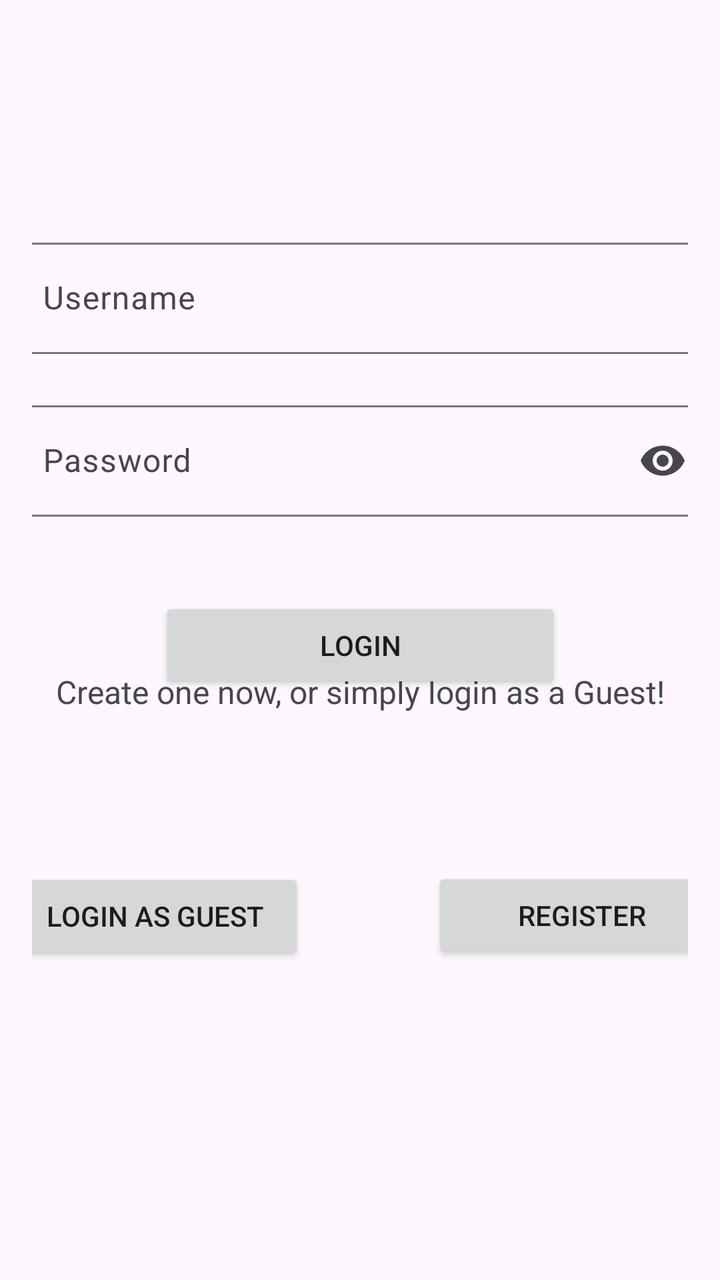
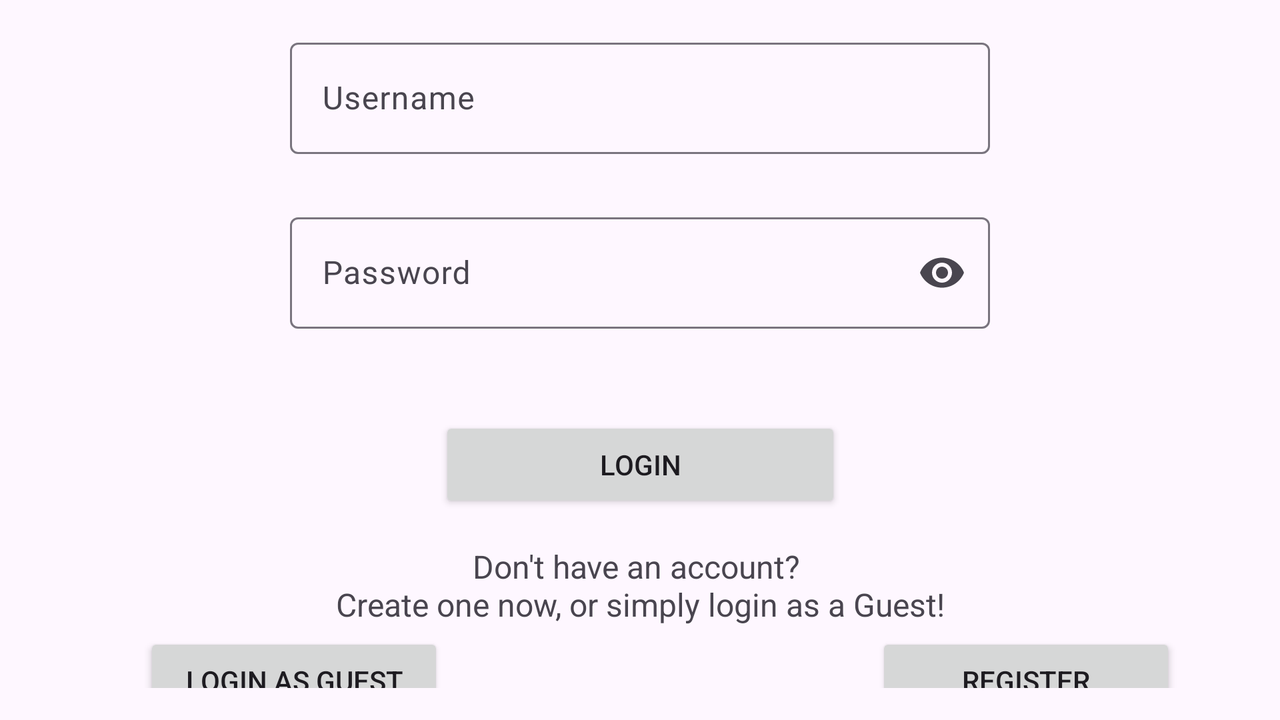

One screen, two layout resources from the same app: the default and the author's alternative for another configuration. Each is rendered where Android would select it; the XML of both is given below.
<!-- AndroidManifest.xml: application theme Theme.PharmacIST -->
<!-- res/layout/activity_login.xml -->
<?xml version="1.0" encoding="utf-8"?>
<androidx.constraintlayout.widget.ConstraintLayout xmlns:android="http://schemas.android.com/apk/res/android"
    xmlns:app="http://schemas.android.com/apk/res-auto"
    xmlns:tools="http://schemas.android.com/tools"
    android:id="@+id/container"
    android:layout_width="match_parent"
    android:layout_height="match_parent"
    android:paddingLeft="16dp"
    android:paddingTop="16dp"
    android:paddingRight="16dp"
    android:paddingBottom="16dp"
    tools:context=".activities.LoginActivity">

    <Button
        android:id="@+id/signUp"
        android:layout_width="201dp"
        android:layout_height="wrap_content"
        android:layout_gravity="start"
        android:layout_marginStart="98dp"
        android:layout_marginTop="332dp"
        android:layout_marginEnd="98dp"
        android:layout_marginBottom="137dp"
        android:enabled="true"
        android:onClick="loginButtonClick"
        android:text="@string/btn_login"
        app:layout_constraintBottom_toTopOf="@+id/login_as_guest"
        app:layout_constraintEnd_toEndOf="parent"
        app:layout_constraintStart_toStartOf="parent"
        app:layout_constraintTop_toTopOf="parent" />

    <Button
        android:id="@+id/login_as_guest"
        android:layout_width="150dp"
        android:layout_height="48dp"
        android:layout_gravity="start"
        android:layout_marginStart="48dp"
        android:layout_marginTop="37dp"
        android:layout_marginEnd="32dp"
        android:layout_marginBottom="142dp"
        android:enabled="true"
        android:onClick="guestButtonClick"
        android:text="@string/btn_guest"
        app:layout_constraintBottom_toBottomOf="parent"
        app:layout_constraintEnd_toStartOf="@+id/register"
        app:layout_constraintStart_toStartOf="parent"
        app:layout_constraintTop_toBottomOf="@+id/prompt_login" />

    <ProgressBar
        android:id="@+id/loading"
        android:layout_width="wrap_content"
        android:layout_height="wrap_content"
        android:layout_gravity="center"
        android:layout_marginStart="16dp"
        android:layout_marginTop="16dp"
        android:layout_marginEnd="395dp"
        android:layout_marginBottom="715dp"
        android:visibility="gone"
        app:layout_constraintBottom_toBottomOf="parent"
        app:layout_constraintEnd_toEndOf="parent"
        app:layout_constraintStart_toStartOf="parent"
        app:layout_constraintTop_toTopOf="parent" />

    <com.google.android.material.textfield.TextInputLayout
        android:id="@+id/formUsername"
        android:layout_width="350dp"
        android:layout_height="wrap_content"
        android:layout_marginStart="32dp"
        android:layout_marginTop="100dp"
        android:layout_marginEnd="32dp"
        android:layout_marginBottom="32dp"
        app:boxBackgroundMode="outline"
        app:endIconMode="clear_text"
        app:errorEnabled="true"
        app:errorTextColor="@color/red"
        app:layout_constraintBottom_toTopOf="@+id/formPassword"
        app:layout_constraintEnd_toEndOf="parent"
        app:layout_constraintStart_toStartOf="parent"
        app:layout_constraintTop_toTopOf="parent">

        <com.google.android.material.textfield.TextInputEditText
            android:id="@+id/username"
            android:layout_width="match_parent"
            android:layout_height="wrap_content"
            android:hint="@string/prompt_username"
            android:inputType="text|textPersonName" />
    </com.google.android.material.textfield.TextInputLayout>

    <com.google.android.material.textfield.TextInputLayout
        android:id="@+id/formPassword"
        android:layout_width="350dp"
        android:layout_height="85dp"
        android:layout_marginStart="32dp"
        android:layout_marginEnd="32dp"
        app:boxBackgroundMode="outline"
        app:endIconMode="password_toggle"
        app:errorEnabled="true"
        app:errorTextColor="@color/red"
        app:layout_constraintEnd_toEndOf="parent"
        app:layout_constraintStart_toStartOf="parent"
        app:layout_constraintTop_toBottomOf="@+id/formUsername">

        <com.google.android.material.textfield.TextInputEditText
            android:id="@+id/password"
            android:layout_width="match_parent"
            android:layout_height="wrap_content"
            android:hint="@string/prompt_password"
            android:inputType="text|textPassword" />
    </com.google.android.material.textfield.TextInputLayout>

    <TextView
        android:id="@+id/prompt_login"
        android:layout_width="325dp"
        android:layout_height="48dp"
        android:layout_marginStart="47dp"
        android:layout_marginTop="56dp"
        android:layout_marginEnd="47dp"
        android:layout_marginBottom="33dp"
        android:text="@string/login_text"
        android:textAlignment="center"
        android:textAllCaps="false"
        android:textSize="16sp"
        app:layout_constraintBottom_toTopOf="@+id/login_as_guest"
        app:layout_constraintEnd_toEndOf="parent"
        app:layout_constraintStart_toStartOf="parent"
        app:layout_constraintTop_toBottomOf="@+id/signUp" />

    <Button
        android:id="@+id/register"
        android:layout_width="150dp"
        android:layout_height="wrap_content"
        android:layout_marginStart="32dp"
        android:layout_marginTop="69dp"
        android:layout_marginEnd="40dp"
        android:layout_marginBottom="142dp"
        android:onClick="registerButtonClick"
        android:text="@string/btn_register"
        app:layout_constraintBottom_toBottomOf="parent"
        app:layout_constraintEnd_toEndOf="parent"
        app:layout_constraintStart_toEndOf="@+id/login_as_guest"
        app:layout_constraintTop_toBottomOf="@+id/prompt_login" />

</androidx.constraintlayout.widget.ConstraintLayout>
<!-- resources referenced by this layout -->
<resources>
  <color name="red">#FF0000</color>
  <string name="btn_guest">Login as Guest</string>
  <string name="btn_login">Login</string>
  <string name="btn_register">Register</string>
  <string name="login_text">Don\'t have an account? \nCreate one now, or simply login as a Guest!</string>
  <string name="prompt_password">Password</string>
  <string name="prompt_username">Username</string>
  <style name="Theme.PharmacIST" parent="Base.Theme.PharmacIST" />
  <style name="Base.Theme.PharmacIST" parent="Theme.Material3.DayNight.NoActionBar">
          
          
      </style>
</resources>
<!-- res/layout-land/activity_login.xml (the author's variant of the layout above) -->
<!-- drawn on the phone turned sideways -->
<?xml version="1.0" encoding="utf-8"?>
<androidx.constraintlayout.widget.ConstraintLayout xmlns:android="http://schemas.android.com/apk/res/android"
    xmlns:app="http://schemas.android.com/apk/res-auto"
    xmlns:tools="http://schemas.android.com/tools"
    android:id="@+id/container"
    android:layout_width="match_parent"
    android:layout_height="match_parent"
    android:paddingLeft="16dp"
    android:paddingTop="16dp"
    android:paddingRight="16dp"
    android:paddingBottom="16dp"
    tools:context=".activities.LoginActivity">

    <Button
        android:id="@+id/signUp"
        android:layout_width="201dp"
        android:layout_height="wrap_content"
        android:layout_gravity="start"
        android:layout_marginTop="20dp"
        android:enabled="true"
        android:onClick="loginButtonClick"
        android:text="@string/btn_login"
        app:layout_constraintEnd_toEndOf="parent"
        app:layout_constraintStart_toStartOf="parent"
        app:layout_constraintTop_toBottomOf="@+id/formPassword" />

    <Button
        android:id="@+id/login_as_guest"
        android:layout_width="150dp"
        android:layout_height="48dp"
        android:layout_gravity="start"
        android:layout_marginStart="56dp"
        android:layout_marginTop="16dp"
        android:enabled="true"
        android:onClick="guestButtonClick"
        android:text="@string/btn_guest"
        app:layout_constraintBottom_toBottomOf="parent"
        app:layout_constraintStart_toStartOf="parent"
        app:layout_constraintTop_toBottomOf="@+id/prompt_login" />

    <ProgressBar
        android:id="@+id/loading"
        android:layout_width="wrap_content"
        android:layout_height="wrap_content"
        android:layout_gravity="center"
        android:visibility="gone"
        tools:layout_editor_absoluteX="16dp"
        tools:layout_editor_absoluteY="16dp" />

    <com.google.android.material.textfield.TextInputLayout
        android:id="@+id/formPassword"
        android:layout_width="350dp"
        android:layout_height="85dp"
        android:layout_marginTop="6dp"
        app:boxBackgroundMode="outline"
        app:endIconMode="password_toggle"
        app:errorEnabled="true"
        app:errorTextColor="@color/red"
        app:layout_constraintEnd_toEndOf="parent"
        app:layout_constraintStart_toStartOf="parent"
        app:layout_constraintTop_toBottomOf="@+id/formUsername">

        <com.google.android.material.textfield.TextInputEditText
            android:id="@+id/password"
            android:layout_width="match_parent"
            android:layout_height="wrap_content"
            android:hint="@string/prompt_password"
            android:inputType="text|textPassword" />
    </com.google.android.material.textfield.TextInputLayout>

    <TextView
        android:id="@+id/prompt_login"
        android:layout_width="325dp"
        android:layout_height="48dp"
        android:layout_marginTop="16dp"
        android:text="@string/login_text"
        android:textAlignment="center"
        android:textAllCaps="false"
        android:textSize="16sp"
        app:layout_constraintEnd_toEndOf="parent"
        app:layout_constraintStart_toStartOf="parent"
        app:layout_constraintTop_toBottomOf="@+id/signUp" />

    <Button
        android:id="@+id/register"
        android:layout_width="150dp"
        android:layout_height="wrap_content"
        android:layout_marginTop="16dp"
        android:layout_marginEnd="36dp"
        android:onClick="registerButtonClick"
        android:text="@string/btn_register"
        app:layout_constraintBottom_toBottomOf="parent"
        app:layout_constraintEnd_toEndOf="parent"
        app:layout_constraintTop_toBottomOf="@+id/prompt_login" />

    <com.google.android.material.textfield.TextInputLayout
        android:id="@+id/formUsername"
        android:layout_width="350dp"
        android:layout_height="wrap_content"
        app:boxBackgroundMode="outline"
        app:endIconMode="clear_text"
        app:errorEnabled="true"
        app:errorTextColor="@color/red"
        app:layout_constraintEnd_toEndOf="parent"
        app:layout_constraintStart_toStartOf="parent"
        app:layout_constraintTop_toTopOf="parent">

        <com.google.android.material.textfield.TextInputEditText
            android:id="@+id/username"
            android:layout_width="match_parent"
            android:layout_height="wrap_content"
            android:hint="@string/prompt_username"
            android:inputType="text|textPersonName" />
    </com.google.android.material.textfield.TextInputLayout>

</androidx.constraintlayout.widget.ConstraintLayout>
